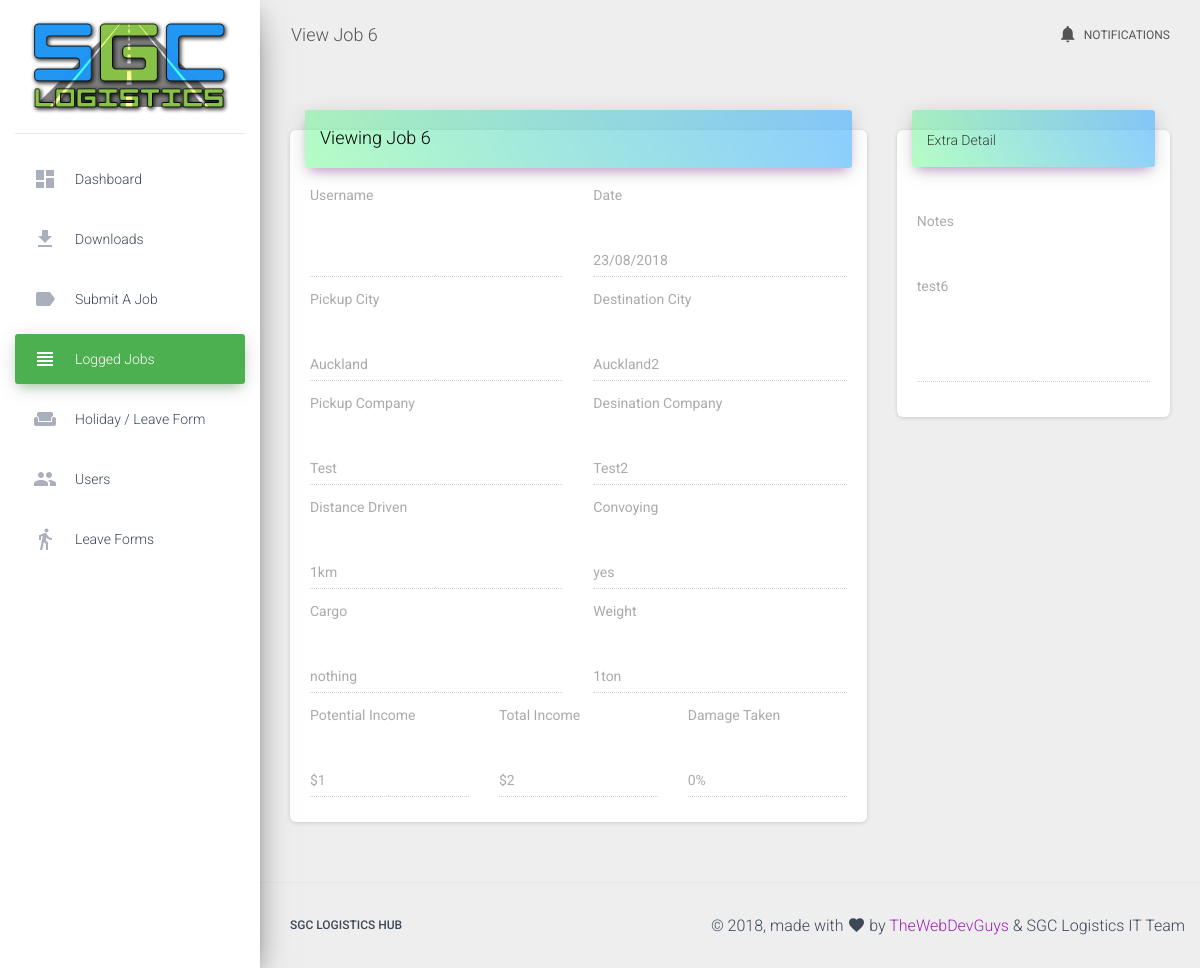
The app's page /viewjob.php?id=6, older data.
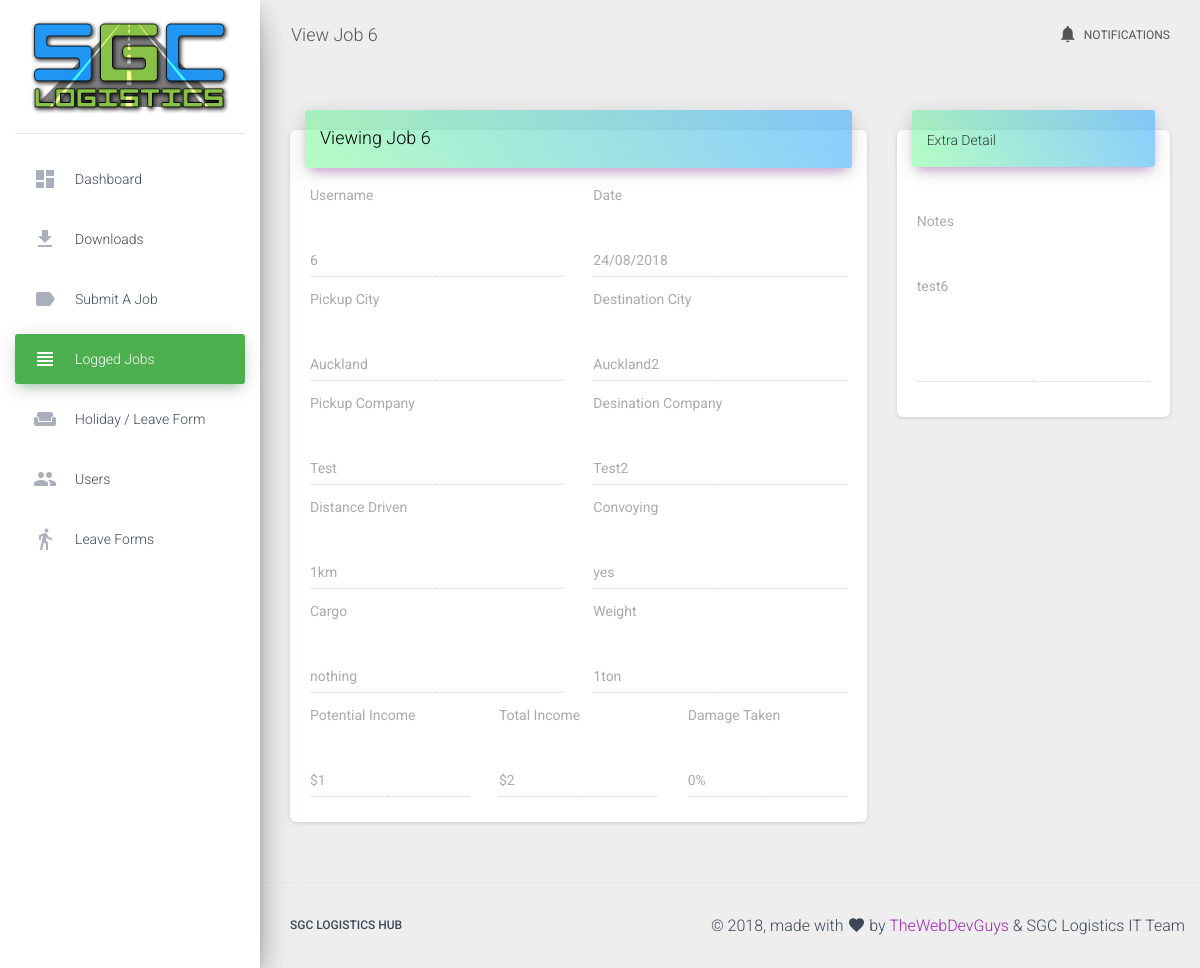
The same page, newer data.
### tables this page shows
CREATE TABLE `user_jobs` (
  `id` int(11) NOT NULL,
  `username` varchar(32) NOT NULL,
  `date` varchar(32) NOT NULL,
  `pickup_city` varchar(25) NOT NULL,
  `destination_city` varchar(25) NOT NULL,
  `pickup_company` varchar(25) NOT NULL,
  `destination_company` varchar(25) NOT NULL,
  `distance` varchar(10) NOT NULL,
  `convoy` varchar(10) NOT NULL,
  `cargo` varchar(32) NOT NULL,
  `weight` varchar(10) NOT NULL,
  `potential_income` varchar(10) NOT NULL,
  `total_income` varchar(10) NOT NULL,
  `total_damage` varchar(10) NOT NULL,
  `notes` varchar(250) NOT NULL
);

### common/jobselector.php (called while the page is built, shortened)
<?php
$connection = new Connection();
$conn = $connection->getConnection();
$id = $_GET['id'];
$sql = $conn->prepare("SELECT id, username, date, pickup_city, destination_city, pickup_company, destination_company, distance, convoy, cargo, weight, potential_income, total_income, total_damage, notes FROM user_jobs WHERE id = ?");
$sql->bindParam(1, $id);
$sql->execute();
$row = $sql->fetch();
$username = $row["username"];
$d = $row["date"];
$pcity = $row["pickup_city"];
$dcity = $row["destination_city"];
$pcompany = $row["pickup_company"];
$dcompany = $row["destination_company"];
$distance = $row["distance"];
$convoy = $row["convoy"];
$cargo = $row["cargo"];
$weight = $row["weight"];
$pincome = $row["potential_income"];
$tincome = $row["total_income"];
$tdamage = $row["total_damage"];
$notes = $row["notes"];

### viewjob.php (the view, shortened to what the changed rows need)
<!doctype html>
<html lang="en">
<?php require('common/header.php');
require_once("common/jobselector.php");?>
<head>
</head>
<body class="">
  <div class="wrapper ">
    <div class="main-panel">
        <div class="content">
            <div class="container-fluid">
                <div class="row">
                    <div class="col-md-8">
                        <div class="card">
                            <div class="card-body">
                                <div class="row">
                                    <div class="col-md-6">
                                        <div class="form-group">
                                            <label class="bmd-label-floating"><?php echo $username; ?></label>
                                            <input type="text" class="form-control" name="username" title="Username Goes Here" disabled>
                                        </div>
                                    </div>
                                    <div class="col-md-6">
                                        <div class="form-group">
                                            <label class="bmd-label-floating"><?php echo $d; ?></label>
                                            <input type="text" class="form-control" name="date" title="Date you completed the job" disabled>
                                        </div>
                                    </div>
                                </div>
                                <div class="row">
                                    <div class="col-md-6">
                                        <div class="form-group">
                                            <label class="bmd-label-floating"><?php echo $pcity; ?></label>
                                            <input type="text" class="form-control" name="pickupcity" title="Location of the pickup" disabled>
                                        </div>
                                    </div>
                                    <div class="col-md-6">
                                        <div class="form-group">
                                            <label class="bmd-label-floating"><?php echo $dcity; ?></label>
                                            <input type="text" class="form-control" name="destinationcity" title="Location of the Destination" disabled>
                                        </div>
                                    </div>
                                </div>
                                <div class="row">
                                    <div class="col-md-6">
                                        <div class="form-group">
                                            <label class="bmd-label-floating"><?php echo $pcompany; ?></label>
                                            <input type="text" class="form-control" name="pickupcompany" title="Company you picked up the load from" disabled>
                                        </div>
                                    </div>
                                    <div class="col-md-6">
                                        <div class="form-group">
                                            <label class="bmd-label-floating"><?php echo $dcompany; ?></label>
                                            <input type="text" class="form-control" name="destinationcompany" title="Company you dropped off the load to" disabled>
                                        </div>
                                    </div>
                                </div>
                                <div class="row">
                                    <div class="col-md-6">
                                        <div class="form-group">
                                            <label class="bmd-label-floating"><?php echo $distance; ?></label>
                                            <input type="text" class="form-control" name="distance" title="How far did you drive" disabled>
                                        </div>
                                    </div>
                                    <div class="col-md-6">
                                        <div class="form-group">
                                            <label class="bmd-label-floating"><?php echo $convoy; ?></label>
                                            <input type="text" class="form-control" name="convoy" title="Did you drive with other users/SGC Drivers" disabled>
                                        </div>
                                    </div>
                                </div>
                                <div class="row">
                                    <div class="col-md-6">
                                        <div class="form-group">
                                            <label class="bmd-label-floating"><?php echo $cargo; ?></label>
                                            <input type="text" class="form-control" name="cargo" title="What was your cargo" disabled>
                                        </div>
                                    </div>
                                    <div class="col-md-6">
                                        <div class="form-group">
                                            <label class="bmd-label-floating"><?php echo $weight; ?></label>
                                            <input type="text" class="form-control" name="weight" title="How heavy was the load" disabled>
                                        </div>
                                    </div>
                                </div>
                                <div class="row">
                                    <div class="col-md-4">
                                        <div class="form-group">
                                            <label class="bmd-label-floating"><?php echo $pincome; ?></label>
                                            <input type="text" class="form-control" name="potentialincome" title="How much were you expecting to make" disabled>
                                        </div>
                                    </div>
                                    <div class="col-md-4">
                                        <div class="form-group">
                                            <label class="bmd-label-floating"><?php echo $tincome; ?></label>
                                            <input type="text" class="form-control" name="totalincome" title="The amount you made final" disabled>
                                        </div>
                                    </div>
                                    <div class="col-md-4">
                                        <div class="form-group">
                                            <label class="bmd-label-floating"><?php echo $tdamage; ?></label>
                                            <input type="text" class="form-control" name="totaldamage" title="How much damage did you take" disabled>
                                        </div>
                                    </div>
                                </div>
                            </div>
                        </div>
                    </div>
                    <div class="col-md-4">
                        <div class="card">
                            <div class="card-body">
                                <div class="row">
                                    <div class="col-md-12">
                                        <div class="form-group">
                                            <div class="form-group">
                                                <label class="bmd-label-floating"><?php echo $notes; ?></label>
                                                <textarea class="form-control" rows="5" name="notes"  disabled></textarea>
                                            </div>
                                        </div>
                                    </div>
                                </div>
                            </div>
                        </div>
                    </div>
                </div>
            </div>
        </div>
    </div>
  </div>
</body>
</html>

Row changes from the older to the newer data that the page shows:
changed user_jobs "Auckland": username (not shown) → "6"; date "23/08/2018" → "24/08/2018"
